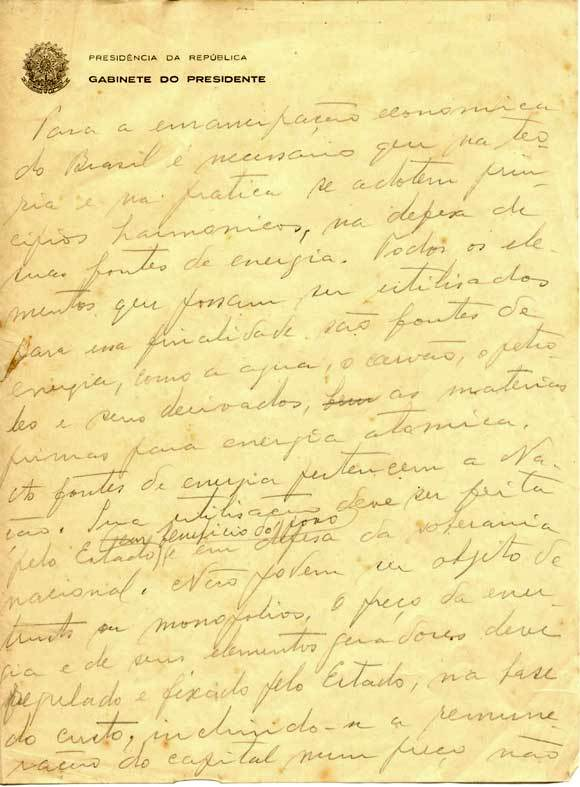
#> input picture imagens/carta_getulio.jpg, 580 x 787 px
$ python Q3cGlobal.py
#> lines starting #> are read from the running program, lines starting #| are printed output that depends on the picture; after the words box and inside, x2 and y2 are one past the last pixel; in counts of white or black regions, pixels touching at a corner belong together
#!/usr/bin/python
# -*- coding: utf-8 -*-
import math
import random

import cv2
import numpy as np
from matplotlib import pyplot as plt

img = plt.imread('../imagens/carta_getulio.jpg')
#> img is the input picture: shape (787, 580, 3); mean R, G, B 240.9, 224.1, 157
gray = cv2.imread('../imagens/carta_getulio.jpg', 0)
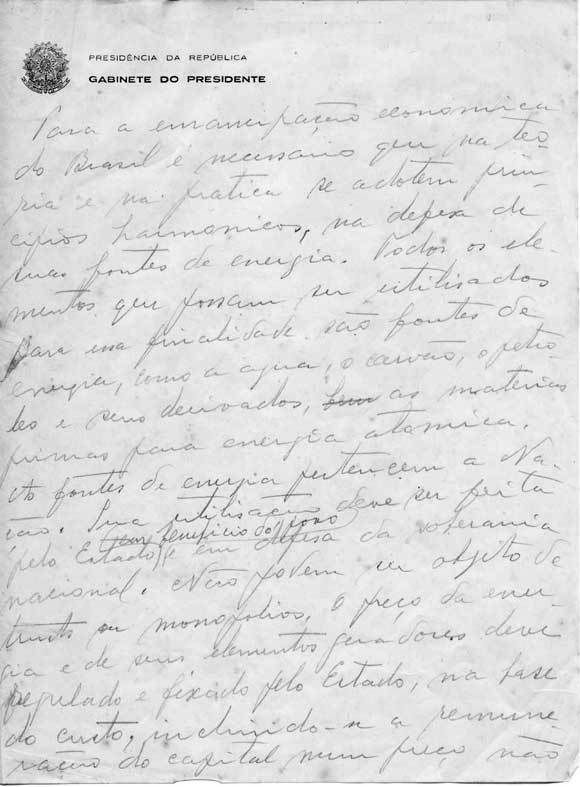
#> gray: shape (787, 580); min 0, max 255, mean 221.5
im_global_r = cv2.imread('../imagens/carta_getulio.jpg', 0)

plt.imshow(gray, cmap='gray')
plt.title('Imagem sem Realce'), plt.xticks([]), plt.yticks([])
plt.show()

y = 3  # Valor da potencia
c = 1
for i in range(im_global_r.shape[0]):
    for j in range(im_global_r.shape[1]):
        im_global_r[i, j] = (c*math.pow(im_global_r[i, j]/255.0, y))*255.0
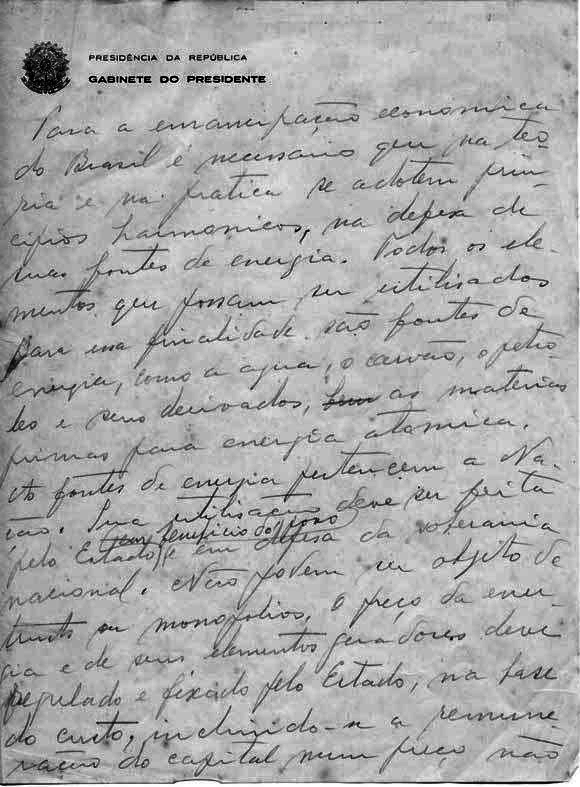
#> im_global_r: shape (787, 580); min 0, max 255, mean 170.2

plt.subplot(121), plt.imshow(gray, cmap='gray')
plt.title('Imagem sem Realce'), plt.xticks([]), plt.yticks([])
plt.subplot(122), plt.imshow(im_global_r, cmap='gray')
plt.title('Imagem com Realce'), plt.xticks([]), plt.yticks([])

plt.show()
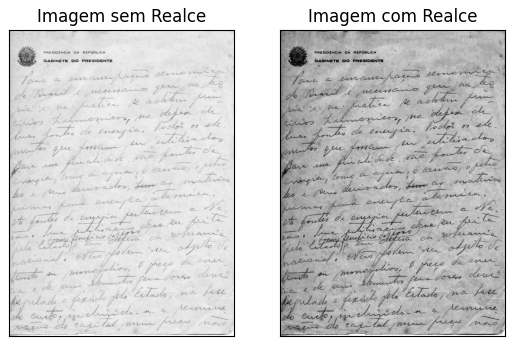
#> figure drawn by matplotlib, 2 panels

'''
    Metodo Global Simples
'''
# Estimativa Inicial para o limiar Global T - IMAGEM COM REALCE
T = random.randint(0, 255)
# parametro dt
dt = 1
t_new = T + dt + 1
while abs(T - t_new) >= dt:
    T = t_new
    res = im_global_r >= T
    # Calculo das intensidades medias
    if np.isnan(np.mean(im_global_r[res==False])):
        m_1 = 0 + 2
    else:
        m_1 = int(round(np.mean(im_global_r[res==False])))  # Media de 0's
    if np.isnan(np.mean(im_global_r[res])):
        m_2 = 0 + 2
    else:
        m_2 = int(round(np.mean(im_global_r[res])))  # Media de 0's
    # Calculo do novo limiar
    t_new = int(round(0.5 * (m_1+m_2)))
#> this loop made 9 passes
#> (T, m_1, m_2, t_new) on passes 2 to 9: (187, 156, 196, 176), (176, 143, 190, 166), (166, 130, 186, 158), (158, 117, 184, 150), (150, 107, 182, 144), (144, 101, 181, 141), (141, 99, 181, 140), (140, 98, 181, 140)
#> (m_1, m_2, t_new) on pass 1: (166, 208, 187)
#> pass 1, `res = im_global_r >= T`:
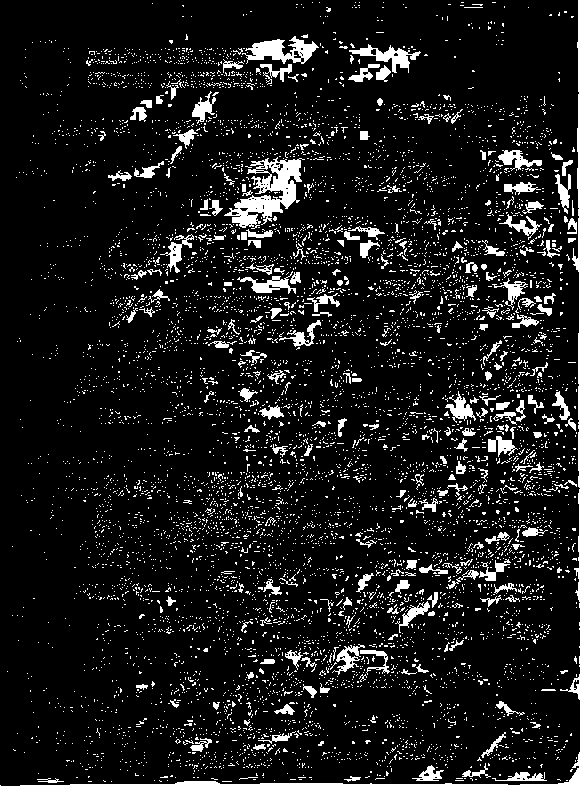
#> res: shape (787, 580) bool; 9.8% white; 7299 white regions (7046 under 20 px), largest, box (x1, y1, x2, y2) and area: (224, 157, 305, 229) 2356, (0, 752, 580, 787) 2030, (242, 36, 319, 64) 1045
#> pass 2, `res = im_global_r >= T`:
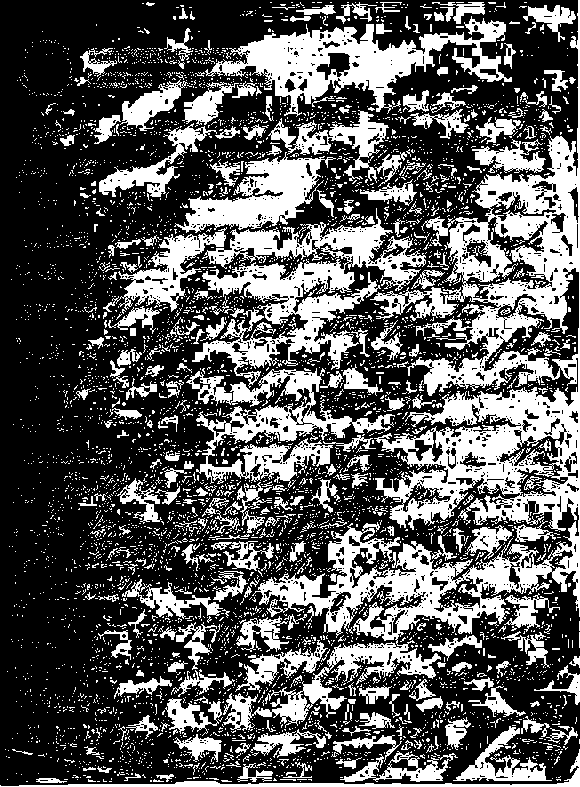
#> res: shape (787, 580) bool; 35% white; 5167 white regions (4845 under 20 px), largest, box (x1, y1, x2, y2) and area: (223, 0, 580, 731) 51746, (192, 208, 426, 388) 13541, (205, 16, 512, 117) 10385
#> pass 3, `res = im_global_r >= T`:
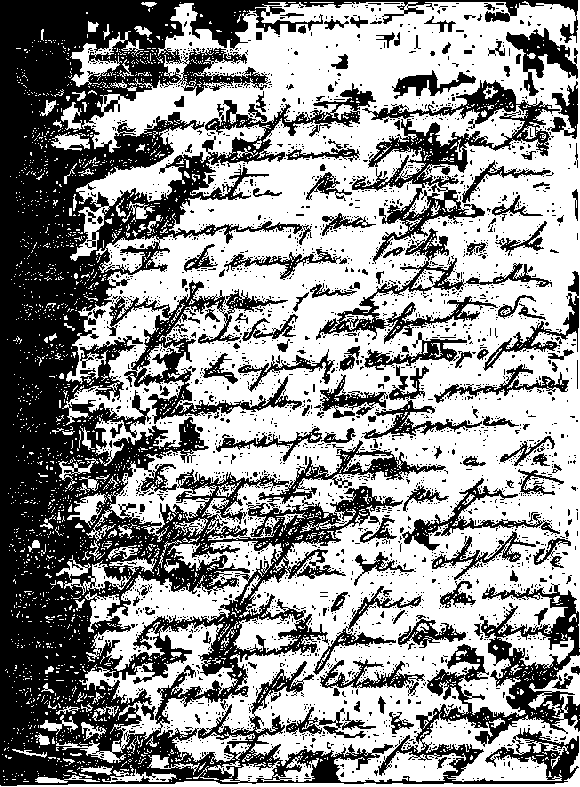
#> res: shape (787, 580) bool; 57.5% white; 2688 black regions (2535 under 20 px), largest, box (x1, y1, x2, y2) and area: (0, 0, 580, 786) 137962, (352, 80, 560, 264) 7757, (107, 280, 302, 424) 5540

im_global_r = im_global_r >= t_new
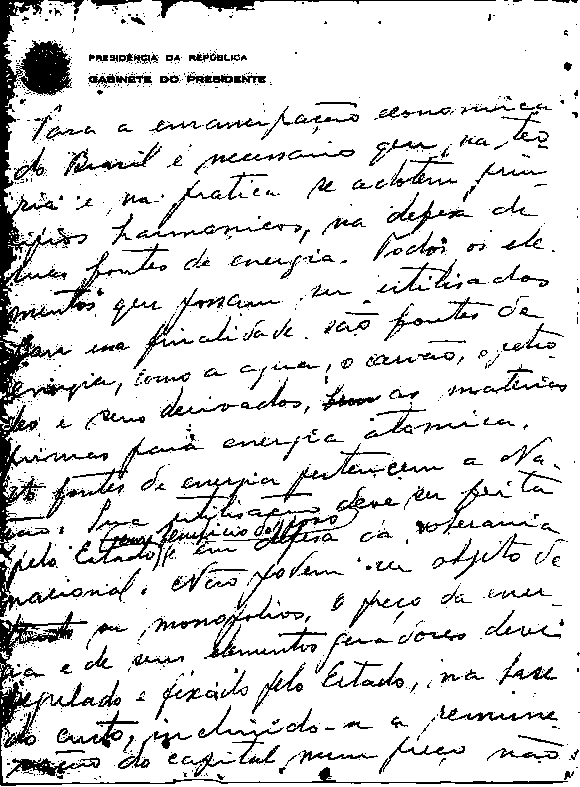
#> im_global_r: shape (787, 580) bool; 87.1% white; 1243 black regions (988 under 20 px), largest, box (x1, y1, x2, y2) and area: (0, 0, 169, 564) 12015, (0, 682, 568, 786) 2629, (75, 477, 259, 571) 2152
plt.imshow(im_global_r, cmap='gray')
plt.title('Imagem Limiarizada com Realce'), plt.xticks([]), plt.yticks([])

plt.show()
